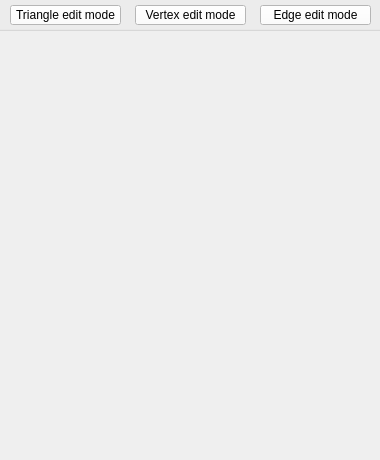
<?xml version="1.0" encoding="UTF-8"?>
<ui version="4.0">
 <class>CQDlgShapeEditionContainer</class>
 <widget class="QDialog" name="CQDlgShapeEditionContainer">
  <property name="geometry">
   <rect>
    <x>0</x>
    <y>0</y>
    <width>380</width>
    <height>460</height>
   </rect>
  </property>
  <property name="windowTitle">
   <string>Shape Edition</string>
  </property>
  <property name="windowOpacity">
   <double>1.000000000000000</double>
  </property>
  <property name="locale">
   <locale language="English" country="UnitedStates"/>
  </property>
  <widget class="QToolButton" name="qqTriangleMode">
   <property name="geometry">
    <rect>
     <x>10</x>
     <y>5</y>
     <width>111</width>
     <height>20</height>
    </rect>
   </property>
   <property name="palette">
    <palette>
     <active>
      <colorrole role="WindowText">
       <brush brushstyle="SolidPattern">
        <color alpha="255">
         <red>0</red>
         <green>0</green>
         <blue>0</blue>
        </color>
       </brush>
      </colorrole>
      <colorrole role="Button">
       <brush brushstyle="SolidPattern">
        <color alpha="255">
         <red>255</red>
         <green>255</green>
         <blue>255</blue>
        </color>
       </brush>
      </colorrole>
      <colorrole role="Light">
       <brush brushstyle="SolidPattern">
        <color alpha="255">
         <red>255</red>
         <green>255</green>
         <blue>255</blue>
        </color>
       </brush>
      </colorrole>
      <colorrole role="Midlight">
       <brush brushstyle="SolidPattern">
        <color alpha="255">
         <red>255</red>
         <green>255</green>
         <blue>255</blue>
        </color>
       </brush>
      </colorrole>
      <colorrole role="Dark">
       <brush brushstyle="SolidPattern">
        <color alpha="255">
         <red>127</red>
         <green>127</green>
         <blue>127</blue>
        </color>
       </brush>
      </colorrole>
      <colorrole role="Mid">
       <brush brushstyle="SolidPattern">
        <color alpha="255">
         <red>170</red>
         <green>170</green>
         <blue>170</blue>
        </color>
       </brush>
      </colorrole>
      <colorrole role="Text">
       <brush brushstyle="SolidPattern">
        <color alpha="255">
         <red>0</red>
         <green>0</green>
         <blue>0</blue>
        </color>
       </brush>
      </colorrole>
      <colorrole role="BrightText">
       <brush brushstyle="SolidPattern">
        <color alpha="255">
         <red>255</red>
         <green>255</green>
         <blue>255</blue>
        </color>
       </brush>
      </colorrole>
      <colorrole role="ButtonText">
       <brush brushstyle="SolidPattern">
        <color alpha="255">
         <red>0</red>
         <green>0</green>
         <blue>0</blue>
        </color>
       </brush>
      </colorrole>
      <colorrole role="Base">
       <brush brushstyle="SolidPattern">
        <color alpha="255">
         <red>255</red>
         <green>255</green>
         <blue>255</blue>
        </color>
       </brush>
      </colorrole>
      <colorrole role="Window">
       <brush brushstyle="SolidPattern">
        <color alpha="255">
         <red>255</red>
         <green>255</green>
         <blue>255</blue>
        </color>
       </brush>
      </colorrole>
      <colorrole role="Shadow">
       <brush brushstyle="SolidPattern">
        <color alpha="255">
         <red>0</red>
         <green>0</green>
         <blue>0</blue>
        </color>
       </brush>
      </colorrole>
      <colorrole role="AlternateBase">
       <brush brushstyle="SolidPattern">
        <color alpha="255">
         <red>255</red>
         <green>255</green>
         <blue>255</blue>
        </color>
       </brush>
      </colorrole>
      <colorrole role="ToolTipBase">
       <brush brushstyle="SolidPattern">
        <color alpha="255">
         <red>255</red>
         <green>255</green>
         <blue>220</blue>
        </color>
       </brush>
      </colorrole>
      <colorrole role="ToolTipText">
       <brush brushstyle="SolidPattern">
        <color alpha="255">
         <red>0</red>
         <green>0</green>
         <blue>0</blue>
        </color>
       </brush>
      </colorrole>
     </active>
     <inactive>
      <colorrole role="WindowText">
       <brush brushstyle="SolidPattern">
        <color alpha="255">
         <red>0</red>
         <green>0</green>
         <blue>0</blue>
        </color>
       </brush>
      </colorrole>
      <colorrole role="Button">
       <brush brushstyle="SolidPattern">
        <color alpha="255">
         <red>255</red>
         <green>255</green>
         <blue>255</blue>
        </color>
       </brush>
      </colorrole>
      <colorrole role="Light">
       <brush brushstyle="SolidPattern">
        <color alpha="255">
         <red>255</red>
         <green>255</green>
         <blue>255</blue>
        </color>
       </brush>
      </colorrole>
      <colorrole role="Midlight">
       <brush brushstyle="SolidPattern">
        <color alpha="255">
         <red>255</red>
         <green>255</green>
         <blue>255</blue>
        </color>
       </brush>
      </colorrole>
      <colorrole role="Dark">
       <brush brushstyle="SolidPattern">
        <color alpha="255">
         <red>127</red>
         <green>127</green>
         <blue>127</blue>
        </color>
       </brush>
      </colorrole>
      <colorrole role="Mid">
       <brush brushstyle="SolidPattern">
        <color alpha="255">
         <red>170</red>
         <green>170</green>
         <blue>170</blue>
        </color>
       </brush>
      </colorrole>
      <colorrole role="Text">
       <brush brushstyle="SolidPattern">
        <color alpha="255">
         <red>0</red>
         <green>0</green>
         <blue>0</blue>
        </color>
       </brush>
      </colorrole>
      <colorrole role="BrightText">
       <brush brushstyle="SolidPattern">
        <color alpha="255">
         <red>255</red>
         <green>255</green>
         <blue>255</blue>
        </color>
       </brush>
      </colorrole>
      <colorrole role="ButtonText">
       <brush brushstyle="SolidPattern">
        <color alpha="255">
         <red>0</red>
         <green>0</green>
         <blue>0</blue>
        </color>
       </brush>
      </colorrole>
      <colorrole role="Base">
       <brush brushstyle="SolidPattern">
        <color alpha="255">
         <red>255</red>
         <green>255</green>
         <blue>255</blue>
        </color>
       </brush>
      </colorrole>
      <colorrole role="Window">
       <brush brushstyle="SolidPattern">
        <color alpha="255">
         <red>255</red>
         <green>255</green>
         <blue>255</blue>
        </color>
       </brush>
      </colorrole>
      <colorrole role="Shadow">
       <brush brushstyle="SolidPattern">
        <color alpha="255">
         <red>0</red>
         <green>0</green>
         <blue>0</blue>
        </color>
       </brush>
      </colorrole>
      <colorrole role="AlternateBase">
       <brush brushstyle="SolidPattern">
        <color alpha="255">
         <red>255</red>
         <green>255</green>
         <blue>255</blue>
        </color>
       </brush>
      </colorrole>
      <colorrole role="ToolTipBase">
       <brush brushstyle="SolidPattern">
        <color alpha="255">
         <red>255</red>
         <green>255</green>
         <blue>220</blue>
        </color>
       </brush>
      </colorrole>
      <colorrole role="ToolTipText">
       <brush brushstyle="SolidPattern">
        <color alpha="255">
         <red>0</red>
         <green>0</green>
         <blue>0</blue>
        </color>
       </brush>
      </colorrole>
     </inactive>
     <disabled>
      <colorrole role="WindowText">
       <brush brushstyle="SolidPattern">
        <color alpha="255">
         <red>127</red>
         <green>127</green>
         <blue>127</blue>
        </color>
       </brush>
      </colorrole>
      <colorrole role="Button">
       <brush brushstyle="SolidPattern">
        <color alpha="255">
         <red>255</red>
         <green>255</green>
         <blue>255</blue>
        </color>
       </brush>
      </colorrole>
      <colorrole role="Light">
       <brush brushstyle="SolidPattern">
        <color alpha="255">
         <red>255</red>
         <green>255</green>
         <blue>255</blue>
        </color>
       </brush>
      </colorrole>
      <colorrole role="Midlight">
       <brush brushstyle="SolidPattern">
        <color alpha="255">
         <red>255</red>
         <green>255</green>
         <blue>255</blue>
        </color>
       </brush>
      </colorrole>
      <colorrole role="Dark">
       <brush brushstyle="SolidPattern">
        <color alpha="255">
         <red>127</red>
         <green>127</green>
         <blue>127</blue>
        </color>
       </brush>
      </colorrole>
      <colorrole role="Mid">
       <brush brushstyle="SolidPattern">
        <color alpha="255">
         <red>170</red>
         <green>170</green>
         <blue>170</blue>
        </color>
       </brush>
      </colorrole>
      <colorrole role="Text">
       <brush brushstyle="SolidPattern">
        <color alpha="255">
         <red>127</red>
         <green>127</green>
         <blue>127</blue>
        </color>
       </brush>
      </colorrole>
      <colorrole role="BrightText">
       <brush brushstyle="SolidPattern">
        <color alpha="255">
         <red>255</red>
         <green>255</green>
         <blue>255</blue>
        </color>
       </brush>
      </colorrole>
      <colorrole role="ButtonText">
       <brush brushstyle="SolidPattern">
        <color alpha="255">
         <red>127</red>
         <green>127</green>
         <blue>127</blue>
        </color>
       </brush>
      </colorrole>
      <colorrole role="Base">
       <brush brushstyle="SolidPattern">
        <color alpha="255">
         <red>255</red>
         <green>255</green>
         <blue>255</blue>
        </color>
       </brush>
      </colorrole>
      <colorrole role="Window">
       <brush brushstyle="SolidPattern">
        <color alpha="255">
         <red>255</red>
         <green>255</green>
         <blue>255</blue>
        </color>
       </brush>
      </colorrole>
      <colorrole role="Shadow">
       <brush brushstyle="SolidPattern">
        <color alpha="255">
         <red>0</red>
         <green>0</green>
         <blue>0</blue>
        </color>
       </brush>
      </colorrole>
      <colorrole role="AlternateBase">
       <brush brushstyle="SolidPattern">
        <color alpha="255">
         <red>255</red>
         <green>255</green>
         <blue>255</blue>
        </color>
       </brush>
      </colorrole>
      <colorrole role="ToolTipBase">
       <brush brushstyle="SolidPattern">
        <color alpha="255">
         <red>255</red>
         <green>255</green>
         <blue>220</blue>
        </color>
       </brush>
      </colorrole>
      <colorrole role="ToolTipText">
       <brush brushstyle="SolidPattern">
        <color alpha="255">
         <red>0</red>
         <green>0</green>
         <blue>0</blue>
        </color>
       </brush>
      </colorrole>
     </disabled>
    </palette>
   </property>
   <property name="mouseTracking">
    <bool>false</bool>
   </property>
   <property name="text">
    <string>Triangle edit mode</string>
   </property>
   <property name="checkable">
    <bool>true</bool>
   </property>
  </widget>
  <widget class="QToolButton" name="qqVertexMode">
   <property name="geometry">
    <rect>
     <x>135</x>
     <y>5</y>
     <width>111</width>
     <height>20</height>
    </rect>
   </property>
   <property name="palette">
    <palette>
     <active>
      <colorrole role="WindowText">
       <brush brushstyle="SolidPattern">
        <color alpha="255">
         <red>0</red>
         <green>0</green>
         <blue>0</blue>
        </color>
       </brush>
      </colorrole>
      <colorrole role="Button">
       <brush brushstyle="SolidPattern">
        <color alpha="255">
         <red>255</red>
         <green>255</green>
         <blue>255</blue>
        </color>
       </brush>
      </colorrole>
      <colorrole role="Light">
       <brush brushstyle="SolidPattern">
        <color alpha="255">
         <red>255</red>
         <green>255</green>
         <blue>255</blue>
        </color>
       </brush>
      </colorrole>
      <colorrole role="Midlight">
       <brush brushstyle="SolidPattern">
        <color alpha="255">
         <red>255</red>
         <green>255</green>
         <blue>255</blue>
        </color>
       </brush>
      </colorrole>
      <colorrole role="Dark">
       <brush brushstyle="SolidPattern">
        <color alpha="255">
         <red>127</red>
         <green>127</green>
         <blue>127</blue>
        </color>
       </brush>
      </colorrole>
      <colorrole role="Mid">
       <brush brushstyle="SolidPattern">
        <color alpha="255">
         <red>170</red>
         <green>170</green>
         <blue>170</blue>
        </color>
       </brush>
      </colorrole>
      <colorrole role="Text">
       <brush brushstyle="SolidPattern">
        <color alpha="255">
         <red>0</red>
         <green>0</green>
         <blue>0</blue>
        </color>
       </brush>
      </colorrole>
      <colorrole role="BrightText">
       <brush brushstyle="SolidPattern">
        <color alpha="255">
         <red>255</red>
         <green>255</green>
         <blue>255</blue>
        </color>
       </brush>
      </colorrole>
      <colorrole role="ButtonText">
       <brush brushstyle="SolidPattern">
        <color alpha="255">
         <red>0</red>
         <green>0</green>
         <blue>0</blue>
        </color>
       </brush>
      </colorrole>
      <colorrole role="Base">
       <brush brushstyle="SolidPattern">
        <color alpha="255">
         <red>255</red>
         <green>255</green>
         <blue>255</blue>
        </color>
       </brush>
      </colorrole>
      <colorrole role="Window">
       <brush brushstyle="SolidPattern">
        <color alpha="255">
         <red>255</red>
         <green>255</green>
         <blue>255</blue>
        </color>
       </brush>
      </colorrole>
      <colorrole role="Shadow">
       <brush brushstyle="SolidPattern">
        <color alpha="255">
         <red>0</red>
         <green>0</green>
         <blue>0</blue>
        </color>
       </brush>
      </colorrole>
      <colorrole role="AlternateBase">
       <brush brushstyle="SolidPattern">
        <color alpha="255">
         <red>255</red>
         <green>255</green>
         <blue>255</blue>
        </color>
       </brush>
      </colorrole>
      <colorrole role="ToolTipBase">
       <brush brushstyle="SolidPattern">
        <color alpha="255">
         <red>255</red>
         <green>255</green>
         <blue>220</blue>
        </color>
       </brush>
      </colorrole>
      <colorrole role="ToolTipText">
       <brush brushstyle="SolidPattern">
        <color alpha="255">
         <red>0</red>
         <green>0</green>
         <blue>0</blue>
        </color>
       </brush>
      </colorrole>
     </active>
     <inactive>
      <colorrole role="WindowText">
       <brush brushstyle="SolidPattern">
        <color alpha="255">
         <red>0</red>
         <green>0</green>
         <blue>0</blue>
        </color>
       </brush>
      </colorrole>
      <colorrole role="Button">
       <brush brushstyle="SolidPattern">
        <color alpha="255">
         <red>255</red>
         <green>255</green>
         <blue>255</blue>
        </color>
       </brush>
      </colorrole>
      <colorrole role="Light">
       <brush brushstyle="SolidPattern">
        <color alpha="255">
         <red>255</red>
         <green>255</green>
         <blue>255</blue>
        </color>
       </brush>
      </colorrole>
      <colorrole role="Midlight">
       <brush brushstyle="SolidPattern">
        <color alpha="255">
         <red>255</red>
         <green>255</green>
         <blue>255</blue>
        </color>
       </brush>
      </colorrole>
      <colorrole role="Dark">
       <brush brushstyle="SolidPattern">
        <color alpha="255">
         <red>127</red>
         <green>127</green>
         <blue>127</blue>
        </color>
       </brush>
      </colorrole>
      <colorrole role="Mid">
       <brush brushstyle="SolidPattern">
        <color alpha="255">
         <red>170</red>
         <green>170</green>
         <blue>170</blue>
        </color>
       </brush>
      </colorrole>
      <colorrole role="Text">
       <brush brushstyle="SolidPattern">
        <color alpha="255">
         <red>0</red>
         <green>0</green>
         <blue>0</blue>
        </color>
       </brush>
      </colorrole>
      <colorrole role="BrightText">
       <brush brushstyle="SolidPattern">
        <color alpha="255">
         <red>255</red>
         <green>255</green>
         <blue>255</blue>
        </color>
       </brush>
      </colorrole>
      <colorrole role="ButtonText">
       <brush brushstyle="SolidPattern">
        <color alpha="255">
         <red>0</red>
         <green>0</green>
         <blue>0</blue>
        </color>
       </brush>
      </colorrole>
      <colorrole role="Base">
       <brush brushstyle="SolidPattern">
        <color alpha="255">
         <red>255</red>
         <green>255</green>
         <blue>255</blue>
        </color>
       </brush>
      </colorrole>
      <colorrole role="Window">
       <brush brushstyle="SolidPattern">
        <color alpha="255">
         <red>255</red>
         <green>255</green>
         <blue>255</blue>
        </color>
       </brush>
      </colorrole>
      <colorrole role="Shadow">
       <brush brushstyle="SolidPattern">
        <color alpha="255">
         <red>0</red>
         <green>0</green>
         <blue>0</blue>
        </color>
       </brush>
      </colorrole>
      <colorrole role="AlternateBase">
       <brush brushstyle="SolidPattern">
        <color alpha="255">
         <red>255</red>
         <green>255</green>
         <blue>255</blue>
        </color>
       </brush>
      </colorrole>
      <colorrole role="ToolTipBase">
       <brush brushstyle="SolidPattern">
        <color alpha="255">
         <red>255</red>
         <green>255</green>
         <blue>220</blue>
        </color>
       </brush>
      </colorrole>
      <colorrole role="ToolTipText">
       <brush brushstyle="SolidPattern">
        <color alpha="255">
         <red>0</red>
         <green>0</green>
         <blue>0</blue>
        </color>
       </brush>
      </colorrole>
     </inactive>
     <disabled>
      <colorrole role="WindowText">
       <brush brushstyle="SolidPattern">
        <color alpha="255">
         <red>127</red>
         <green>127</green>
         <blue>127</blue>
        </color>
       </brush>
      </colorrole>
      <colorrole role="Button">
       <brush brushstyle="SolidPattern">
        <color alpha="255">
         <red>255</red>
         <green>255</green>
         <blue>255</blue>
        </color>
       </brush>
      </colorrole>
      <colorrole role="Light">
       <brush brushstyle="SolidPattern">
        <color alpha="255">
         <red>255</red>
         <green>255</green>
         <blue>255</blue>
        </color>
       </brush>
      </colorrole>
      <colorrole role="Midlight">
       <brush brushstyle="SolidPattern">
        <color alpha="255">
         <red>255</red>
         <green>255</green>
         <blue>255</blue>
        </color>
       </brush>
      </colorrole>
      <colorrole role="Dark">
       <brush brushstyle="SolidPattern">
        <color alpha="255">
         <red>127</red>
         <green>127</green>
         <blue>127</blue>
        </color>
       </brush>
      </colorrole>
      <colorrole role="Mid">
       <brush brushstyle="SolidPattern">
        <color alpha="255">
         <red>170</red>
         <green>170</green>
         <blue>170</blue>
        </color>
       </brush>
      </colorrole>
      <colorrole role="Text">
       <brush brushstyle="SolidPattern">
        <color alpha="255">
         <red>127</red>
         <green>127</green>
         <blue>127</blue>
        </color>
       </brush>
      </colorrole>
      <colorrole role="BrightText">
       <brush brushstyle="SolidPattern">
        <color alpha="255">
         <red>255</red>
         <green>255</green>
         <blue>255</blue>
        </color>
       </brush>
      </colorrole>
      <colorrole role="ButtonText">
       <brush brushstyle="SolidPattern">
        <color alpha="255">
         <red>127</red>
         <green>127</green>
         <blue>127</blue>
        </color>
       </brush>
      </colorrole>
      <colorrole role="Base">
       <brush brushstyle="SolidPattern">
        <color alpha="255">
         <red>255</red>
         <green>255</green>
         <blue>255</blue>
        </color>
       </brush>
      </colorrole>
      <colorrole role="Window">
       <brush brushstyle="SolidPattern">
        <color alpha="255">
         <red>255</red>
         <green>255</green>
         <blue>255</blue>
        </color>
       </brush>
      </colorrole>
      <colorrole role="Shadow">
       <brush brushstyle="SolidPattern">
        <color alpha="255">
         <red>0</red>
         <green>0</green>
         <blue>0</blue>
        </color>
       </brush>
      </colorrole>
      <colorrole role="AlternateBase">
       <brush brushstyle="SolidPattern">
        <color alpha="255">
         <red>255</red>
         <green>255</green>
         <blue>255</blue>
        </color>
       </brush>
      </colorrole>
      <colorrole role="ToolTipBase">
       <brush brushstyle="SolidPattern">
        <color alpha="255">
         <red>255</red>
         <green>255</green>
         <blue>220</blue>
        </color>
       </brush>
      </colorrole>
      <colorrole role="ToolTipText">
       <brush brushstyle="SolidPattern">
        <color alpha="255">
         <red>0</red>
         <green>0</green>
         <blue>0</blue>
        </color>
       </brush>
      </colorrole>
     </disabled>
    </palette>
   </property>
   <property name="mouseTracking">
    <bool>false</bool>
   </property>
   <property name="text">
    <string>Vertex edit mode</string>
   </property>
   <property name="checkable">
    <bool>true</bool>
   </property>
  </widget>
  <widget class="QToolButton" name="qqEdgeMode">
   <property name="geometry">
    <rect>
     <x>260</x>
     <y>5</y>
     <width>111</width>
     <height>20</height>
    </rect>
   </property>
   <property name="palette">
    <palette>
     <active>
      <colorrole role="WindowText">
       <brush brushstyle="SolidPattern">
        <color alpha="255">
         <red>0</red>
         <green>0</green>
         <blue>0</blue>
        </color>
       </brush>
      </colorrole>
      <colorrole role="Button">
       <brush brushstyle="SolidPattern">
        <color alpha="255">
         <red>255</red>
         <green>255</green>
         <blue>255</blue>
        </color>
       </brush>
      </colorrole>
      <colorrole role="Light">
       <brush brushstyle="SolidPattern">
        <color alpha="255">
         <red>255</red>
         <green>255</green>
         <blue>255</blue>
        </color>
       </brush>
      </colorrole>
      <colorrole role="Midlight">
       <brush brushstyle="SolidPattern">
        <color alpha="255">
         <red>255</red>
         <green>255</green>
         <blue>255</blue>
        </color>
       </brush>
      </colorrole>
      <colorrole role="Dark">
       <brush brushstyle="SolidPattern">
        <color alpha="255">
         <red>127</red>
         <green>127</green>
         <blue>127</blue>
        </color>
       </brush>
      </colorrole>
      <colorrole role="Mid">
       <brush brushstyle="SolidPattern">
        <color alpha="255">
         <red>170</red>
         <green>170</green>
         <blue>170</blue>
        </color>
       </brush>
      </colorrole>
      <colorrole role="Text">
       <brush brushstyle="SolidPattern">
        <color alpha="255">
         <red>0</red>
         <green>0</green>
         <blue>0</blue>
        </color>
       </brush>
      </colorrole>
      <colorrole role="BrightText">
       <brush brushstyle="SolidPattern">
        <color alpha="255">
         <red>255</red>
         <green>255</green>
         <blue>255</blue>
        </color>
       </brush>
      </colorrole>
      <colorrole role="ButtonText">
       <brush brushstyle="SolidPattern">
        <color alpha="255">
         <red>0</red>
         <green>0</green>
         <blue>0</blue>
        </color>
       </brush>
      </colorrole>
      <colorrole role="Base">
       <brush brushstyle="SolidPattern">
        <color alpha="255">
         <red>255</red>
         <green>255</green>
         <blue>255</blue>
        </color>
       </brush>
      </colorrole>
      <colorrole role="Window">
       <brush brushstyle="SolidPattern">
        <color alpha="255">
         <red>255</red>
         <green>255</green>
         <blue>255</blue>
        </color>
       </brush>
      </colorrole>
      <colorrole role="Shadow">
       <brush brushstyle="SolidPattern">
        <color alpha="255">
         <red>0</red>
         <green>0</green>
         <blue>0</blue>
        </color>
       </brush>
      </colorrole>
      <colorrole role="AlternateBase">
       <brush brushstyle="SolidPattern">
        <color alpha="255">
         <red>255</red>
         <green>255</green>
         <blue>255</blue>
        </color>
       </brush>
      </colorrole>
      <colorrole role="ToolTipBase">
       <brush brushstyle="SolidPattern">
        <color alpha="255">
         <red>255</red>
         <green>255</green>
         <blue>220</blue>
        </color>
       </brush>
      </colorrole>
      <colorrole role="ToolTipText">
       <brush brushstyle="SolidPattern">
        <color alpha="255">
         <red>0</red>
         <green>0</green>
         <blue>0</blue>
        </color>
       </brush>
      </colorrole>
     </active>
     <inactive>
      <colorrole role="WindowText">
       <brush brushstyle="SolidPattern">
        <color alpha="255">
         <red>0</red>
         <green>0</green>
         <blue>0</blue>
        </color>
       </brush>
      </colorrole>
      <colorrole role="Button">
       <brush brushstyle="SolidPattern">
        <color alpha="255">
         <red>255</red>
         <green>255</green>
         <blue>255</blue>
        </color>
       </brush>
      </colorrole>
      <colorrole role="Light">
       <brush brushstyle="SolidPattern">
        <color alpha="255">
         <red>255</red>
         <green>255</green>
         <blue>255</blue>
        </color>
       </brush>
      </colorrole>
      <colorrole role="Midlight">
       <brush brushstyle="SolidPattern">
        <color alpha="255">
         <red>255</red>
         <green>255</green>
         <blue>255</blue>
        </color>
       </brush>
      </colorrole>
      <colorrole role="Dark">
       <brush brushstyle="SolidPattern">
        <color alpha="255">
         <red>127</red>
         <green>127</green>
         <blue>127</blue>
        </color>
       </brush>
      </colorrole>
      <colorrole role="Mid">
       <brush brushstyle="SolidPattern">
        <color alpha="255">
         <red>170</red>
         <green>170</green>
         <blue>170</blue>
        </color>
       </brush>
      </colorrole>
      <colorrole role="Text">
       <brush brushstyle="SolidPattern">
        <color alpha="255">
         <red>0</red>
         <green>0</green>
         <blue>0</blue>
        </color>
       </brush>
      </colorrole>
      <colorrole role="BrightText">
       <brush brushstyle="SolidPattern">
        <color alpha="255">
         <red>255</red>
         <green>255</green>
         <blue>255</blue>
        </color>
       </brush>
      </colorrole>
      <colorrole role="ButtonText">
       <brush brushstyle="SolidPattern">
        <color alpha="255">
         <red>0</red>
         <green>0</green>
         <blue>0</blue>
        </color>
       </brush>
      </colorrole>
      <colorrole role="Base">
       <brush brushstyle="SolidPattern">
        <color alpha="255">
         <red>255</red>
         <green>255</green>
         <blue>255</blue>
        </color>
       </brush>
      </colorrole>
      <colorrole role="Window">
       <brush brushstyle="SolidPattern">
        <color alpha="255">
         <red>255</red>
         <green>255</green>
         <blue>255</blue>
        </color>
       </brush>
      </colorrole>
      <colorrole role="Shadow">
       <brush brushstyle="SolidPattern">
        <color alpha="255">
         <red>0</red>
         <green>0</green>
         <blue>0</blue>
        </color>
       </brush>
      </colorrole>
      <colorrole role="AlternateBase">
       <brush brushstyle="SolidPattern">
        <color alpha="255">
         <red>255</red>
         <green>255</green>
         <blue>255</blue>
        </color>
       </brush>
      </colorrole>
      <colorrole role="ToolTipBase">
       <brush brushstyle="SolidPattern">
        <color alpha="255">
         <red>255</red>
         <green>255</green>
         <blue>220</blue>
        </color>
       </brush>
      </colorrole>
      <colorrole role="ToolTipText">
       <brush brushstyle="SolidPattern">
        <color alpha="255">
         <red>0</red>
         <green>0</green>
         <blue>0</blue>
        </color>
       </brush>
      </colorrole>
     </inactive>
     <disabled>
      <colorrole role="WindowText">
       <brush brushstyle="SolidPattern">
        <color alpha="255">
         <red>127</red>
         <green>127</green>
         <blue>127</blue>
        </color>
       </brush>
      </colorrole>
      <colorrole role="Button">
       <brush brushstyle="SolidPattern">
        <color alpha="255">
         <red>255</red>
         <green>255</green>
         <blue>255</blue>
        </color>
       </brush>
      </colorrole>
      <colorrole role="Light">
       <brush brushstyle="SolidPattern">
        <color alpha="255">
         <red>255</red>
         <green>255</green>
         <blue>255</blue>
        </color>
       </brush>
      </colorrole>
      <colorrole role="Midlight">
       <brush brushstyle="SolidPattern">
        <color alpha="255">
         <red>255</red>
         <green>255</green>
         <blue>255</blue>
        </color>
       </brush>
      </colorrole>
      <colorrole role="Dark">
       <brush brushstyle="SolidPattern">
        <color alpha="255">
         <red>127</red>
         <green>127</green>
         <blue>127</blue>
        </color>
       </brush>
      </colorrole>
      <colorrole role="Mid">
       <brush brushstyle="SolidPattern">
        <color alpha="255">
         <red>170</red>
         <green>170</green>
         <blue>170</blue>
        </color>
       </brush>
      </colorrole>
      <colorrole role="Text">
       <brush brushstyle="SolidPattern">
        <color alpha="255">
         <red>127</red>
         <green>127</green>
         <blue>127</blue>
        </color>
       </brush>
      </colorrole>
      <colorrole role="BrightText">
       <brush brushstyle="SolidPattern">
        <color alpha="255">
         <red>255</red>
         <green>255</green>
         <blue>255</blue>
        </color>
       </brush>
      </colorrole>
      <colorrole role="ButtonText">
       <brush brushstyle="SolidPattern">
        <color alpha="255">
         <red>127</red>
         <green>127</green>
         <blue>127</blue>
        </color>
       </brush>
      </colorrole>
      <colorrole role="Base">
       <brush brushstyle="SolidPattern">
        <color alpha="255">
         <red>255</red>
         <green>255</green>
         <blue>255</blue>
        </color>
       </brush>
      </colorrole>
      <colorrole role="Window">
       <brush brushstyle="SolidPattern">
        <color alpha="255">
         <red>255</red>
         <green>255</green>
         <blue>255</blue>
        </color>
       </brush>
      </colorrole>
      <colorrole role="Shadow">
       <brush brushstyle="SolidPattern">
        <color alpha="255">
         <red>0</red>
         <green>0</green>
         <blue>0</blue>
        </color>
       </brush>
      </colorrole>
      <colorrole role="AlternateBase">
       <brush brushstyle="SolidPattern">
        <color alpha="255">
         <red>255</red>
         <green>255</green>
         <blue>255</blue>
        </color>
       </brush>
      </colorrole>
      <colorrole role="ToolTipBase">
       <brush brushstyle="SolidPattern">
        <color alpha="255">
         <red>255</red>
         <green>255</green>
         <blue>220</blue>
        </color>
       </brush>
      </colorrole>
      <colorrole role="ToolTipText">
       <brush brushstyle="SolidPattern">
        <color alpha="255">
         <red>0</red>
         <green>0</green>
         <blue>0</blue>
        </color>
       </brush>
      </colorrole>
     </disabled>
    </palette>
   </property>
   <property name="mouseTracking">
    <bool>false</bool>
   </property>
   <property name="text">
    <string>Edge edit mode</string>
   </property>
   <property name="checkable">
    <bool>true</bool>
   </property>
  </widget>
  <widget class="QGroupBox" name="groupBox">
   <property name="geometry">
    <rect>
     <x>-10</x>
     <y>-50</y>
     <width>401</width>
     <height>81</height>
    </rect>
   </property>
   <property name="palette">
    <palette>
     <active>
      <colorrole role="WindowText">
       <brush brushstyle="SolidPattern">
        <color alpha="255">
         <red>0</red>
         <green>0</green>
         <blue>0</blue>
        </color>
       </brush>
      </colorrole>
      <colorrole role="Button">
       <brush brushstyle="SolidPattern">
        <color alpha="255">
         <red>250</red>
         <green>250</green>
         <blue>250</blue>
        </color>
       </brush>
      </colorrole>
      <colorrole role="Light">
       <brush brushstyle="SolidPattern">
        <color alpha="255">
         <red>255</red>
         <green>255</green>
         <blue>255</blue>
        </color>
       </brush>
      </colorrole>
      <colorrole role="Midlight">
       <brush brushstyle="SolidPattern">
        <color alpha="255">
         <red>252</red>
         <green>252</green>
         <blue>252</blue>
        </color>
       </brush>
      </colorrole>
      <colorrole role="Dark">
       <brush brushstyle="SolidPattern">
        <color alpha="255">
         <red>125</red>
         <green>125</green>
         <blue>125</blue>
        </color>
       </brush>
      </colorrole>
      <colorrole role="Mid">
       <brush brushstyle="SolidPattern">
        <color alpha="255">
         <red>167</red>
         <green>167</green>
         <blue>167</blue>
        </color>
       </brush>
      </colorrole>
      <colorrole role="Text">
       <brush brushstyle="SolidPattern">
        <color alpha="255">
         <red>0</red>
         <green>0</green>
         <blue>0</blue>
        </color>
       </brush>
      </colorrole>
      <colorrole role="BrightText">
       <brush brushstyle="SolidPattern">
        <color alpha="255">
         <red>255</red>
         <green>255</green>
         <blue>255</blue>
        </color>
       </brush>
      </colorrole>
      <colorrole role="ButtonText">
       <brush brushstyle="SolidPattern">
        <color alpha="255">
         <red>0</red>
         <green>0</green>
         <blue>0</blue>
        </color>
       </brush>
      </colorrole>
      <colorrole role="Base">
       <brush brushstyle="SolidPattern">
        <color alpha="255">
         <red>255</red>
         <green>255</green>
         <blue>255</blue>
        </color>
       </brush>
      </colorrole>
      <colorrole role="Window">
       <brush brushstyle="SolidPattern">
        <color alpha="255">
         <red>250</red>
         <green>250</green>
         <blue>250</blue>
        </color>
       </brush>
      </colorrole>
      <colorrole role="Shadow">
       <brush brushstyle="SolidPattern">
        <color alpha="255">
         <red>0</red>
         <green>0</green>
         <blue>0</blue>
        </color>
       </brush>
      </colorrole>
      <colorrole role="AlternateBase">
       <brush brushstyle="SolidPattern">
        <color alpha="255">
         <red>252</red>
         <green>252</green>
         <blue>252</blue>
        </color>
       </brush>
      </colorrole>
      <colorrole role="ToolTipBase">
       <brush brushstyle="SolidPattern">
        <color alpha="255">
         <red>255</red>
         <green>255</green>
         <blue>220</blue>
        </color>
       </brush>
      </colorrole>
      <colorrole role="ToolTipText">
       <brush brushstyle="SolidPattern">
        <color alpha="255">
         <red>0</red>
         <green>0</green>
         <blue>0</blue>
        </color>
       </brush>
      </colorrole>
     </active>
     <inactive>
      <colorrole role="WindowText">
       <brush brushstyle="SolidPattern">
        <color alpha="255">
         <red>0</red>
         <green>0</green>
         <blue>0</blue>
        </color>
       </brush>
      </colorrole>
      <colorrole role="Button">
       <brush brushstyle="SolidPattern">
        <color alpha="255">
         <red>250</red>
         <green>250</green>
         <blue>250</blue>
        </color>
       </brush>
      </colorrole>
      <colorrole role="Light">
       <brush brushstyle="SolidPattern">
        <color alpha="255">
         <red>255</red>
         <green>255</green>
         <blue>255</blue>
        </color>
       </brush>
      </colorrole>
      <colorrole role="Midlight">
       <brush brushstyle="SolidPattern">
        <color alpha="255">
         <red>252</red>
         <green>252</green>
         <blue>252</blue>
        </color>
       </brush>
      </colorrole>
      <colorrole role="Dark">
       <brush brushstyle="SolidPattern">
        <color alpha="255">
         <red>125</red>
         <green>125</green>
         <blue>125</blue>
        </color>
       </brush>
      </colorrole>
      <colorrole role="Mid">
       <brush brushstyle="SolidPattern">
        <color alpha="255">
         <red>167</red>
         <green>167</green>
         <blue>167</blue>
        </color>
       </brush>
      </colorrole>
      <colorrole role="Text">
       <brush brushstyle="SolidPattern">
        <color alpha="255">
         <red>0</red>
         <green>0</green>
         <blue>0</blue>
        </color>
       </brush>
      </colorrole>
      <colorrole role="BrightText">
       <brush brushstyle="SolidPattern">
        <color alpha="255">
         <red>255</red>
         <green>255</green>
         <blue>255</blue>
        </color>
       </brush>
      </colorrole>
      <colorrole role="ButtonText">
       <brush brushstyle="SolidPattern">
        <color alpha="255">
         <red>0</red>
         <green>0</green>
         <blue>0</blue>
        </color>
       </brush>
      </colorrole>
      <colorrole role="Base">
       <brush brushstyle="SolidPattern">
        <color alpha="255">
         <red>255</red>
         <green>255</green>
         <blue>255</blue>
        </color>
       </brush>
      </colorrole>
      <colorrole role="Window">
       <brush brushstyle="SolidPattern">
        <color alpha="255">
         <red>250</red>
         <green>250</green>
         <blue>250</blue>
        </color>
       </brush>
      </colorrole>
      <colorrole role="Shadow">
       <brush brushstyle="SolidPattern">
        <color alpha="255">
         <red>0</red>
         <green>0</green>
         <blue>0</blue>
        </color>
       </brush>
      </colorrole>
      <colorrole role="AlternateBase">
       <brush brushstyle="SolidPattern">
        <color alpha="255">
         <red>252</red>
         <green>252</green>
         <blue>252</blue>
        </color>
       </brush>
      </colorrole>
      <colorrole role="ToolTipBase">
       <brush brushstyle="SolidPattern">
        <color alpha="255">
         <red>255</red>
         <green>255</green>
         <blue>220</blue>
        </color>
       </brush>
      </colorrole>
      <colorrole role="ToolTipText">
       <brush brushstyle="SolidPattern">
        <color alpha="255">
         <red>0</red>
         <green>0</green>
         <blue>0</blue>
        </color>
       </brush>
      </colorrole>
     </inactive>
     <disabled>
      <colorrole role="WindowText">
       <brush brushstyle="SolidPattern">
        <color alpha="255">
         <red>125</red>
         <green>125</green>
         <blue>125</blue>
        </color>
       </brush>
      </colorrole>
      <colorrole role="Button">
       <brush brushstyle="SolidPattern">
        <color alpha="255">
         <red>250</red>
         <green>250</green>
         <blue>250</blue>
        </color>
       </brush>
      </colorrole>
      <colorrole role="Light">
       <brush brushstyle="SolidPattern">
        <color alpha="255">
         <red>255</red>
         <green>255</green>
         <blue>255</blue>
        </color>
       </brush>
      </colorrole>
      <colorrole role="Midlight">
       <brush brushstyle="SolidPattern">
        <color alpha="255">
         <red>252</red>
         <green>252</green>
         <blue>252</blue>
        </color>
       </brush>
      </colorrole>
      <colorrole role="Dark">
       <brush brushstyle="SolidPattern">
        <color alpha="255">
         <red>125</red>
         <green>125</green>
         <blue>125</blue>
        </color>
       </brush>
      </colorrole>
      <colorrole role="Mid">
       <brush brushstyle="SolidPattern">
        <color alpha="255">
         <red>167</red>
         <green>167</green>
         <blue>167</blue>
        </color>
       </brush>
      </colorrole>
      <colorrole role="Text">
       <brush brushstyle="SolidPattern">
        <color alpha="255">
         <red>125</red>
         <green>125</green>
         <blue>125</blue>
        </color>
       </brush>
      </colorrole>
      <colorrole role="BrightText">
       <brush brushstyle="SolidPattern">
        <color alpha="255">
         <red>255</red>
         <green>255</green>
         <blue>255</blue>
        </color>
       </brush>
      </colorrole>
      <colorrole role="ButtonText">
       <brush brushstyle="SolidPattern">
        <color alpha="255">
         <red>125</red>
         <green>125</green>
         <blue>125</blue>
        </color>
       </brush>
      </colorrole>
      <colorrole role="Base">
       <brush brushstyle="SolidPattern">
        <color alpha="255">
         <red>250</red>
         <green>250</green>
         <blue>250</blue>
        </color>
       </brush>
      </colorrole>
      <colorrole role="Window">
       <brush brushstyle="SolidPattern">
        <color alpha="255">
         <red>250</red>
         <green>250</green>
         <blue>250</blue>
        </color>
       </brush>
      </colorrole>
      <colorrole role="Shadow">
       <brush brushstyle="SolidPattern">
        <color alpha="255">
         <red>0</red>
         <green>0</green>
         <blue>0</blue>
        </color>
       </brush>
      </colorrole>
      <colorrole role="AlternateBase">
       <brush brushstyle="SolidPattern">
        <color alpha="255">
         <red>250</red>
         <green>250</green>
         <blue>250</blue>
        </color>
       </brush>
      </colorrole>
      <colorrole role="ToolTipBase">
       <brush brushstyle="SolidPattern">
        <color alpha="255">
         <red>255</red>
         <green>255</green>
         <blue>220</blue>
        </color>
       </brush>
      </colorrole>
      <colorrole role="ToolTipText">
       <brush brushstyle="SolidPattern">
        <color alpha="255">
         <red>0</red>
         <green>0</green>
         <blue>0</blue>
        </color>
       </brush>
      </colorrole>
     </disabled>
    </palette>
   </property>
   <property name="autoFillBackground">
    <bool>false</bool>
   </property>
   <property name="title">
    <string>GroupBox</string>
   </property>
   <property name="flat">
    <bool>false</bool>
   </property>
  </widget>
  <zorder>groupBox</zorder>
  <zorder>qqTriangleMode</zorder>
  <zorder>qqVertexMode</zorder>
  <zorder>qqEdgeMode</zorder>
 </widget>
 <tabstops>
  <tabstop>qqTriangleMode</tabstop>
  <tabstop>qqVertexMode</tabstop>
  <tabstop>qqEdgeMode</tabstop>
 </tabstops>
 <resources/>
 <connections/>
</ui>
